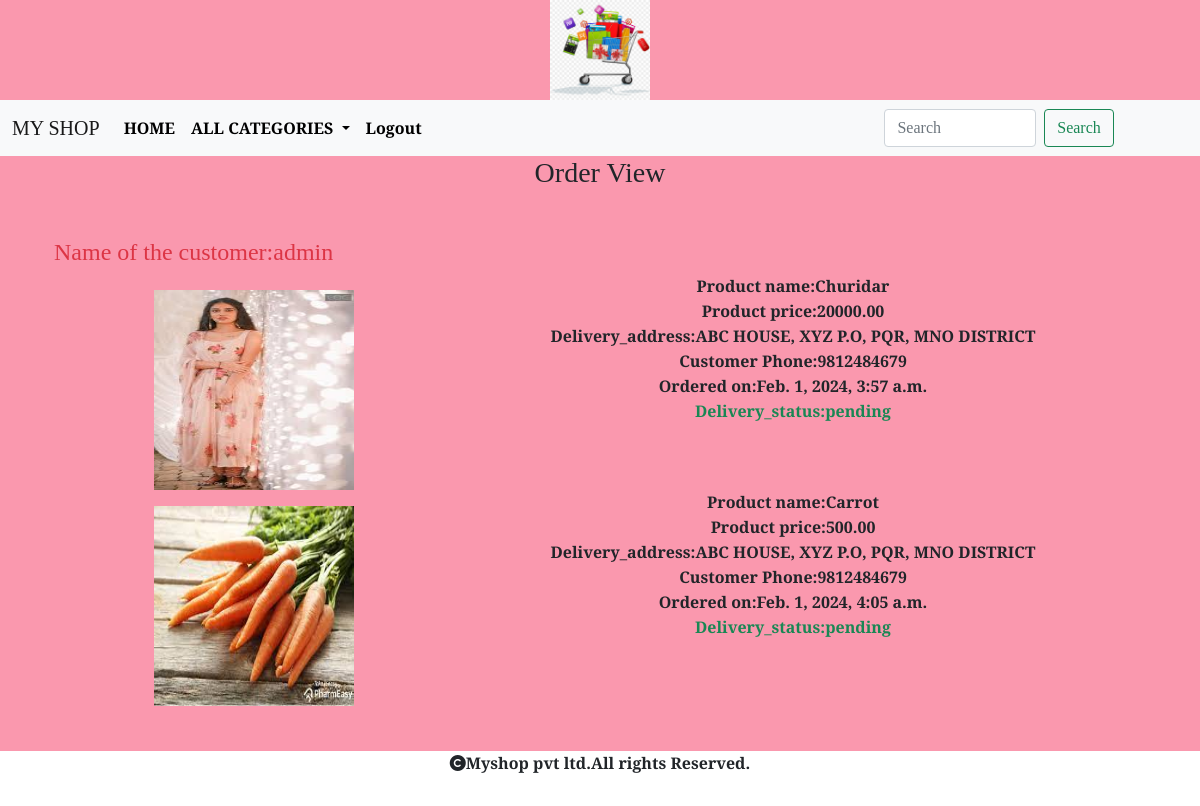
/cart/orderview (signed in), run on the app's committed database.
### cart/models.py (models this page shows, shortened)
class Order(models.Model):
    user=models.ForeignKey(User,on_delete=models.CASCADE)
    product = models.ForeignKey(Product, on_delete=models.CASCADE)
    no_of_items=models.IntegerField()
    address=models.TextField()
    phone=models.IntegerField()
    ordered_date=models.DateTimeField(auto_now_add=True)
    order_status=models.CharField(max_length=20,default="pending")
    delivery_status=models.CharField(max_length=20,default="pending")

### shop/models.py (models this page shows, shortened)
class Product(models.Model):
    name=models.CharField(max_length=20)
    desc=models.TextField()
    image=models.ImageField(upload_to="images/products",null=True,blank=True)
    price=models.DecimalField(max_digits=10,decimal_places=2)
    category = models.ForeignKey(Category, on_delete=models.CASCADE)
    stock=models.IntegerField()
    available=models.BooleanField(default=True)
    created=models.DateTimeField(auto_now_add=True)
    updated=models.DateTimeField(auto_now=True)

### cart/views.py (the view)
# urls.py: path('orderview',views.orderview,name="orderview"),
@login_required
def orderview(request):
    u = request.user
    o=Order.objects.filter(user=u)
    return render(request,'orderview.html',{'o':o,'u':u.username})

### cart/context_processors.py (called while the page is built)
def total(request):
    item_count=0
    if request.user:
        u=request.user
        try:
            cart=Cart.objects.filter(user=u)
            for i in cart:
                item_count+=i.quantity
        except:
            item_count=0
    return {'count':item_count}

### shop/context_processors.py (called while the page is built)
def menu_links(request):
    c=Category.objects.all()
    return{'links':c}

### templates/orderview.html
{% extends 'base.html' %}
{% load static %}
{% block content %}
    <h3 class="text-center">Order View</h3>
<div class="container" style="margin-bottom:100px;">
<div class="container">
    <div class="row mt-5">
        <h4 class="text-danger">Name of the customer:{{u}}</h4>
        {% for i in o %}
        <div class="col-sm-4 mt-3" style="margin-left:100px;">
        <img src="{{ i.product.image.url }}" height="200px" width="200px">
        </div>
        <div class="col-sm-6 text-center me-5">
           <b>Product name:{{i.product.name}}</b><br>
           <b>Product price:{{i.product.price}}</b><br>
            <b>Delivery_address:{{i.address}}</b><br>
            <b>Customer Phone:{{i.phone}}</b><br>
            <b>Ordered on:{{i.ordered_date}}</b><br>
            <b class="text-success">Delivery_status:{{i.delivery_status}}</b><br>
        </div>
        {% endfor %}
    </div>
</div>
</div>
{% endblock %}

### templates/base.html (shortened to what this page needs)
<!DOCTYPE html>
{% load static %}
<html lang="en">
<head>
    <link href="https://cdn.jsdelivr.net/npm/bootstrap@5.0.2/dist/css/bootstrap.min.css" rel="stylesheet">
    <link rel="stylesheet" href="https://cdnjs.cloudflare.com/ajax/libs/font-awesome/6.5.1/css/all.min.css" />
    <link rel="stylesheet" href="{% static 'css/style.css' %}">
</head>
<body>
<header>
    <div class="container-fluid">
        <center><img src="{% static 'images/logo.png' %}" height="100px" width="100px"></center>
        </div>
    <nav class="navbar navbar-expand-lg navbar-light bg-light">
  <div class="container-fluid">
    <a class="navbar-brand" href="#">MY SHOP</a>
    <div class="collapse navbar-collapse" id="navbarSupportedContent">
      <ul class="navbar-nav me-auto mb-2 mb-lg-0">
        <li class="nav-item">
          <a class="nav-link" href="{% url 'shop:category' %}">HOME</a>
        </li>
        <li class="nav-item dropdown">
          <a class="nav-link dropdown-toggle" href="#" id="navbarDropdown" role="button" data-bs-toggle="dropdown" aria-expanded="false">
            ALL CATEGORIES
          </a>
        </li>
          {% if user.is_authenticated %}
           <li class="nav-item">
          <a class="nav-link" href="{% url 'shop:logout' %}">Logout</a>
        </li>
        {% endif %}
      </ul>
      <form class="d-flex" method="POST" action="{% url 'search:search' %}">
        <input class="form-control me-2" name="q" type="search" placeholder="Search" aria-label="Search">
        <button class="btn btn-outline-success" type="submit">Search</button>
      </form>
    </div>
  </div>
</nav>
    </header>
{% block content %}
{% endblock %}
<footer>
    <div class="footer">
        <p><b><i class="fa-solid fa-copyright"></i>Myshop pvt ltd.All rights Reserved.</b></p>
    </div>
</footer>
</body>
</html>

### static/css/style.css (style rules this page uses)
body { font-family: 'Slabo 27px', serif; font-weight:400; font-style:normal; background-color:#fa98ae; }
.footer { height:55px; width:100%; text-align:center; background-color:white; position:fixed; bottom:0; left:0; }
.navbar-light .navbar-nav .nav-link { color:black; font-weight:bold; }
.form-control { width:50%; }

### data on the page
Order: product.image (picture), product.name "Churidar", product.price "20000.00", address "ABC HOUSE, XYZ P.O, PQR, MNO DISTRICT", phone "9812484679", ordered_date "Feb. 1, 2024, 3:57 a.m.", delivery_status "pending"
Order: product.image (picture), product.name "Carrot", product.price "500.00", address "ABC HOUSE, XYZ P.O, PQR, MNO DISTRICT", phone "9812484679", ordered_date "Feb. 1, 2024, 4:05 a.m.", delivery_status "pending"

### other printed values
{{ u }} "admin"
